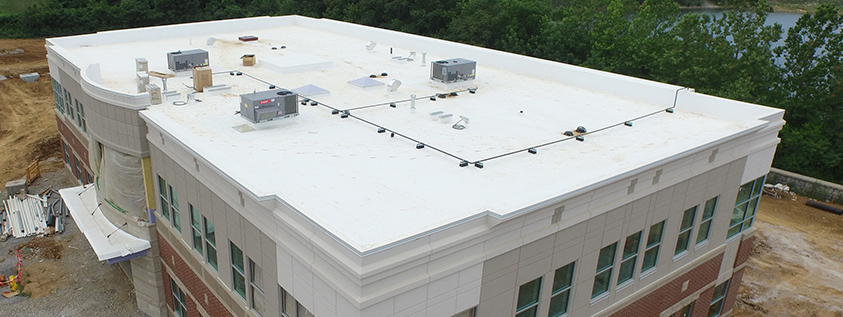
#> input picture 44.jpg, 843 x 317 px
$ python main4.py
#> lines starting #> are read from the running program, lines starting #| are printed output that depends on the picture
import cv2
import numpy as np

# Read the image
img = cv2.imread("44.jpg")
#> img is the input picture: shape (317, 843, 3); mean B, G, R 140.7, 148.6, 146.7

# Convert the image to grayscale
gray = cv2.cvtColor(img, cv2.COLOR_BGR2GRAY)
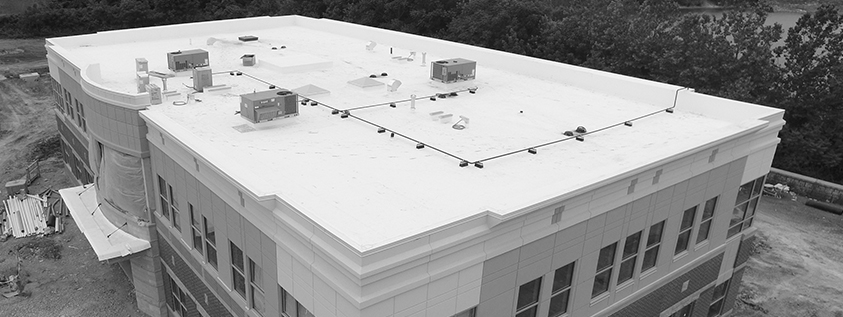
#> gray: shape (317, 843); min 0, max 255, mean 147.1

# Apply edge detection to the image
edges = cv2.Canny(gray, 50, 150, apertureSize=3)
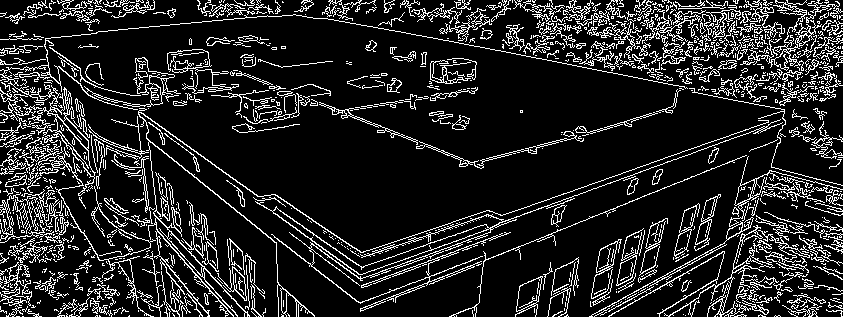
#> edges: shape (317, 843); 14.6% white in thin lines or dots

# Apply Hough Line Transform to detect lines in the image
lines = cv2.HoughLines(edges, 1, np.pi/180, 200)
#> lines = 48 rows, first 8: [380, 1.22], [423, 1.19], [16, 1.55], [0, 1.59], [8, 1.57], [11, 1.57], [12, 2.18], [6, 1.59]

# Iterate over the lines and draw them on the original image
for line in lines:
    rho, theta = line[0]
    a = np.cos(theta)
    b = np.sin(theta)
    x0 = a*rho
    y0 = b*rho
    x1 = int(x0 + 1000*(-b))
    y1 = int(y0 + 1000*(a))
    x2 = int(x0 - 1000*(-b))
    y2 = int(y0 - 1000*(a))
    cv2.line(img, (x1, y1), (x2, y2), (0, 0, 255), 2)
#> this loop made 48 passes
#> (rho, theta, a, b, x0, y0, x1, y1) on passes 1 to 12: (380, 1.22, 0.342, 0.94, 130, 357.1, -809, 699), (423, 1.19, 0.375, 0.927, 158.5, 392.2, -768, 766), (16, 1.55, 0.0175, 1, 0.279, 16, -999, 33), (0, 1.59, -0.0175, 1, 0, 0, -999, -17), (8, 1.57, -4.37e-08, 1, -3.5e-07, 8, -1000, 7), (11, 1.57, -4.37e-08, 1, -4.81e-07, 11, -1000, 10), (12, 2.18, -0.574, 0.819, -6.88, 9.83, -826, -563), (6, 1.59, -0.0175, 1, -0.105, 6, -999, -11), (-46, 1.76, -0.191, 0.982, 8.78, -45.15, -972, -235), (5, 1.57, -4.37e-08, 1, -2.19e-07, 5, -1000, 4), (170, 1.4, 0.174, 0.985, 29.52, 167.4, -955, 341), (-24, 1.95, -0.375, 0.927, 8.99, -22.25, -918, -396)
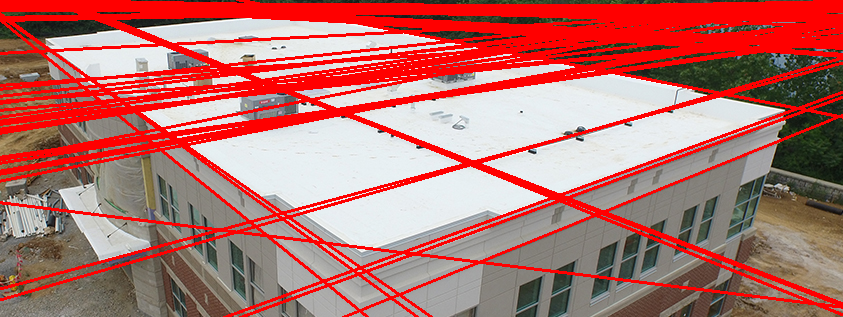
#> img: shape (317, 843, 3); mean B, G, R 108.5, 113.5, 182

# Show the image
cv2.imshow("Image", img)
cv2.waitKey(0)
cv2.destroyAllWindows()

$ run again, with 1.jpg copied over 44.jpg
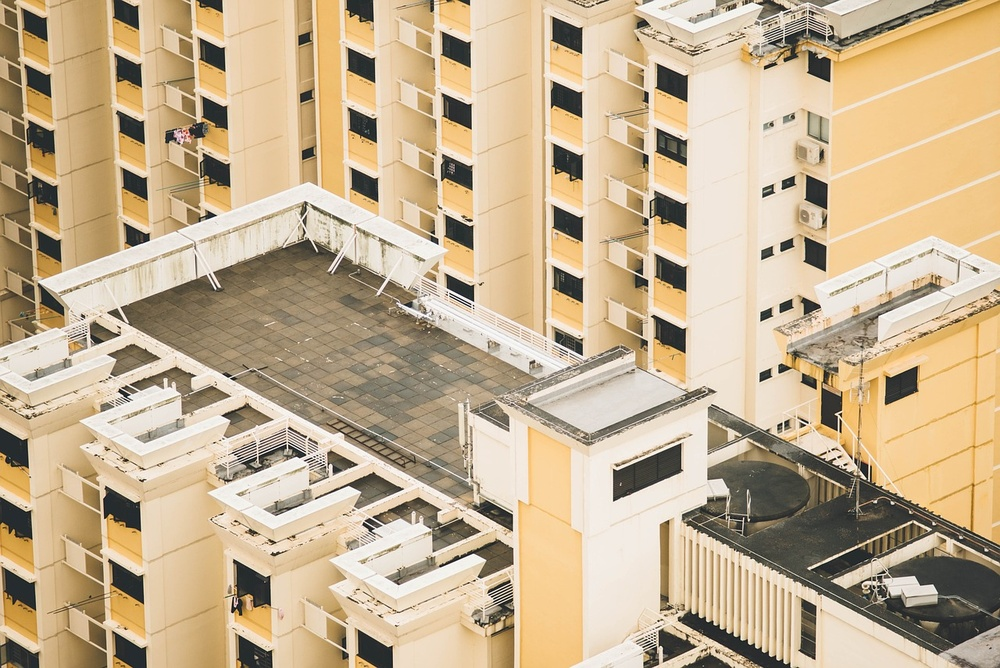
#> input picture 1.jpg, 1000 x 668 px, shrunk from 1280 x 855 before the run
#> img is the input picture: shape (668, 1000, 3); mean B, G, R 144.5, 176, 196.9
#> `edges = cv2.Canny(gray, 50, 150, apertureSize=3)`:
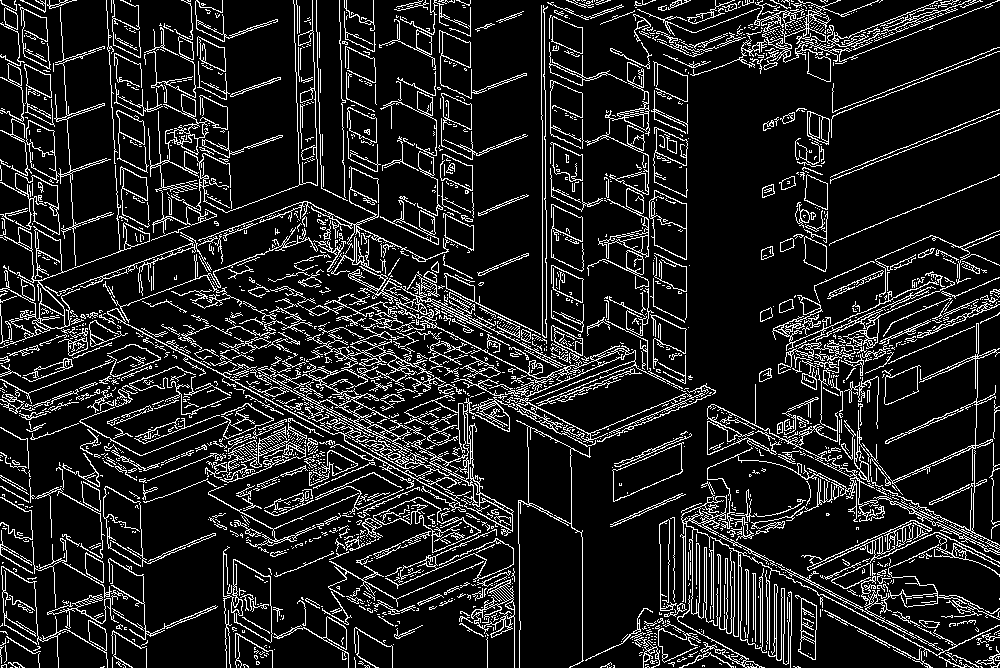
#> edges: shape (668, 1000); 13% white in thin lines or dots
#> lines = 728 rows, first 8: [582, 0], [51, 2.02], [67, 2.02], [475, 1.19], [39, 2.04], [150, 2.04], [640, 1.15], [98, 1.99]
#> the loop `for line in lines:` made 728 passes
#> (rho, theta, a, b, x0, y0, x1, y1) on passes 1 to 3: (582, 0, 1, 0, 582, 0, 582, 1000), (51, 2.02, -0.438, 0.899, -22.36, 45.84, -921, -392), (67, 2.02, -0.438, 0.899, -29.37, 60.22, -928, -378)
#> after the loop `for line in lines:`:
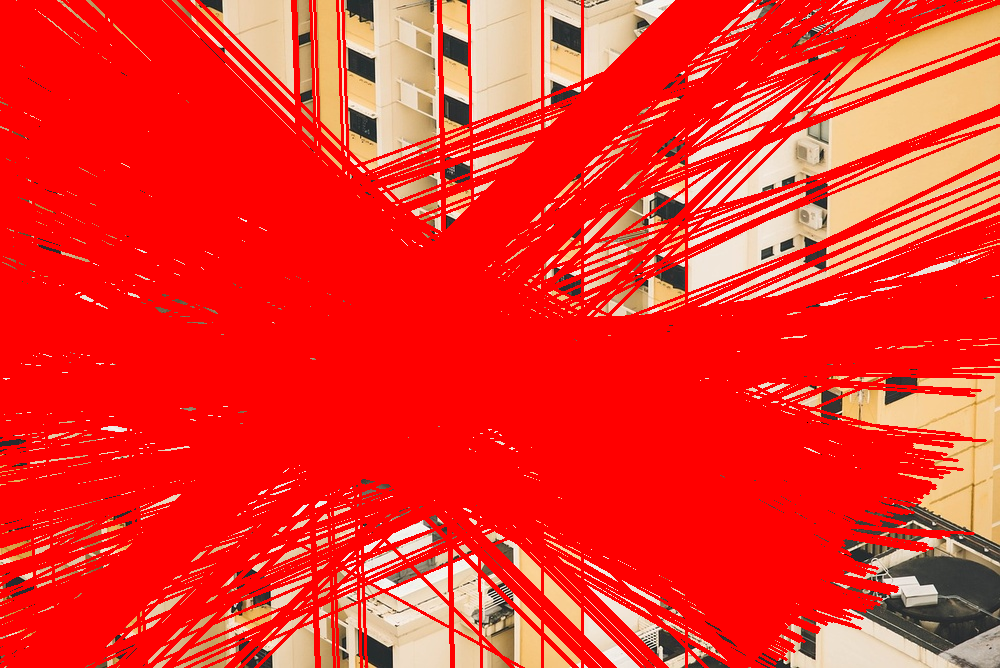
#> img: shape (668, 1000, 3); mean B, G, R 39, 49, 241.6
